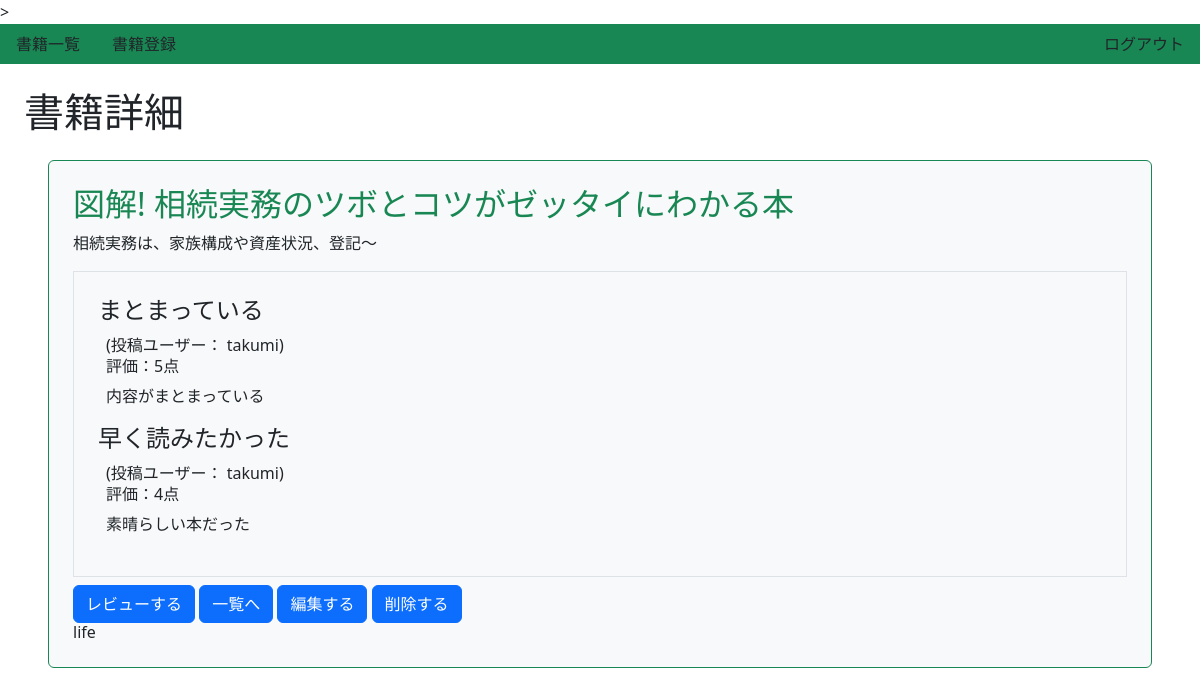
The app's page /book/7/detail/ (signed in) with its own data.
### book/models.py (models this page shows, shortened)
class Book(models.Model):
    title = models.CharField(max_length = 100)
    text = models.TextField()
    thumbnail = models.ImageField(null=True, blank=True)
    category = models.CharField(
        max_length = 100,
        choices = CATEGORY
    )
    user = models.ForeignKey('auth.User', on_delete = models.CASCADE)

class Review(models.Model):
    book = models.ForeignKey(Book, on_delete = models.CASCADE)
    title = models.CharField(max_length = 100)
    text = models.TextField()
    rate = models.IntegerField(choices = RATE_CHOICES)
    user = models.ForeignKey('auth.User', on_delete = models.CASCADE)

### book/views.py (the view)
# urls.py: path('book/<int:pk>/detail/', views.DetailBookView.as_view(), name = 'detail-book'),
class DetailBookView(LoginRequiredMixin, DetailView):
    template_name = 'book/book_detail.html'
    model = Book

### book/templates/book/book_detail.html (shortened to what this page needs)
{% extends 'base.html' %}
{% block h1 %} 書籍詳細 {% endblock %}
{% block content %}
 <div class="p-4 m-4 bg-light border border-success rounded">
    <h2 class="text-success">{{ object.title}}</h2>
    <p>{{ object.text }}</p>
    <div class="border p-4 mb-2">
      {% for review in object.review_set.all %}
      <div>
         <h3 class="h4">{{ review.title }}</h3>
         <div class="px-2">
            <span>(投稿ユーザー： {{ review.user.username }})</span>
            <h6>評価：{{ review.rate }}点</h6>
            <p>{{ review.text }}</p>
         </div>
      </div>
      {% endfor %}
    </div>
    <a href="{% url 'review' object.pk %}" class="btn btn-primary">レビューする</a>
    <a href="{% url 'list-book' %}" class="btn btn-primary">一覧へ</a>
    <a href="{% url 'update-book' object.pk %}" class="btn btn-primary">編集する</a>
    <a href="{% url 'delete-book' object.pk %}" class="btn btn-primary">削除する</a>
    <h6 class="card-title">{{object.category}}</h6>
 </div>
{% endblock %}

### book/static/book/css/style.css (style rules this page uses)
a { text-decoration: none; }

### records on screen
Book: title "図解! 相続実務のツボとコツがゼッタイにわかる本", text "相続実務は、家族構成や資産状況、登記～", category "life"
Review: title "まとまっている", user.username "takumi", rate "5", text "内容がまとまっている"
Review: title "早く読みたかった", user.username "takumi", rate "4", text "素晴らしい本だった"
